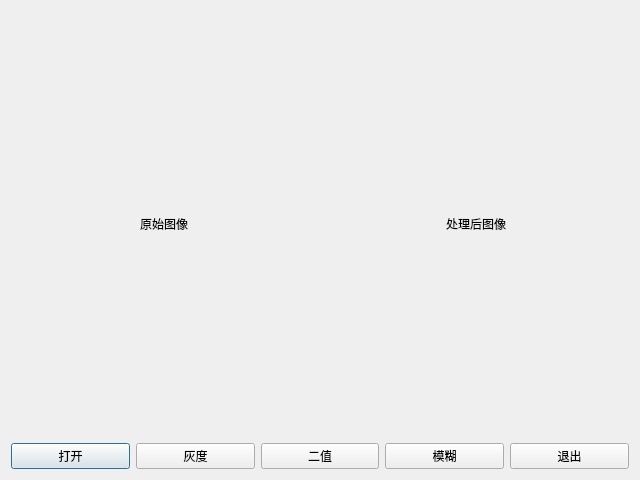
<?xml version="1.0" encoding="UTF-8"?>
<ui version="4.0">
 <class>Dialog</class>
 <widget class="QDialog" name="Dialog">
  <property name="geometry">
   <rect>
    <x>0</x>
    <y>0</y>
    <width>640</width>
    <height>480</height>
   </rect>
  </property>
  <property name="windowTitle">
   <string>图像处理</string>
  </property>
  <layout class="QVBoxLayout" name="verticalLayout_2">
   <item>
    <layout class="QGridLayout" name="gridLayout">
     <item row="0" column="0">
      <layout class="QHBoxLayout" name="horizontalLayout">
       <item>
        <widget class="QLabel" name="label_2">
         <property name="text">
          <string>原始图像</string>
         </property>
         <property name="scaledContents">
          <bool>true</bool>
         </property>
         <property name="alignment">
          <set>Qt::AlignCenter</set>
         </property>
        </widget>
       </item>
       <item>
        <widget class="QLabel" name="label">
         <property name="text">
          <string>处理后图像</string>
         </property>
         <property name="scaledContents">
          <bool>true</bool>
         </property>
         <property name="alignment">
          <set>Qt::AlignCenter</set>
         </property>
        </widget>
       </item>
      </layout>
     </item>
     <item row="1" column="0">
      <layout class="QVBoxLayout" name="verticalLayout">
       <item>
        <layout class="QHBoxLayout" name="horizontalLayout_2">
         <item>
          <widget class="QPushButton" name="ptn_open">
           <property name="text">
            <string>打开</string>
           </property>
          </widget>
         </item>
         <item>
          <widget class="QPushButton" name="ptn_huidu">
           <property name="text">
            <string>灰度</string>
           </property>
          </widget>
         </item>
         <item>
          <widget class="QPushButton" name="ptn_erzhi">
           <property name="text">
            <string>二值</string>
           </property>
          </widget>
         </item>
         <item>
          <widget class="QPushButton" name="ptn_mohu">
           <property name="text">
            <string>模糊</string>
           </property>
          </widget>
         </item>
         <item>
          <widget class="QPushButton" name="ptn_exit">
           <property name="text">
            <string>退出</string>
           </property>
          </widget>
         </item>
        </layout>
       </item>
      </layout>
     </item>
    </layout>
   </item>
  </layout>
 </widget>
 <resources/>
 <connections/>
</ui>
